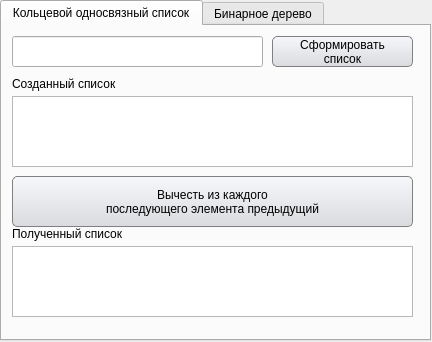
<?xml version="1.0" encoding="UTF-8"?>
<ui version="4.0">
 <class>MainWindow</class>
 <widget class="QMainWindow" name="MainWindow">
  <property name="geometry">
   <rect>
    <x>0</x>
    <y>0</y>
    <width>432</width>
    <height>342</height>
   </rect>
  </property>
  <property name="cursor">
   <cursorShape>ArrowCursor</cursorShape>
  </property>
  <property name="windowTitle">
   <string>Лабораторная работа номер два))))))))))))))))))))))))00</string>
  </property>
  <property name="styleSheet">
   <string notr="true">QPushButton {border: 1px solid grey; border-radius: 5px; background-color: qlineargradient(x1: 0, y1: 0, x2: 0, y2: 1, stop: 0 #f6f7fa, stop: 1 #dadbde)}
QPushButton:pressed { background-color: qlineargradient(x1: 0, y1: 0, x2: 0, y2: 1, stop: 0 #dadbde, stop: 1 #E5CCFF) }</string>
  </property>
  <widget class="QWidget" name="centralwidget">
   <widget class="QTabWidget" name="tabWidget">
    <property name="geometry">
     <rect>
      <x>0</x>
      <y>0</y>
      <width>431</width>
      <height>341</height>
     </rect>
    </property>
    <property name="currentIndex">
     <number>0</number>
    </property>
    <widget class="QWidget" name="tab">
     <attribute name="title">
      <string>Кольцевой односвязный список</string>
     </attribute>
     <widget class="QLineEdit" name="lineEdit">
      <property name="geometry">
       <rect>
        <x>10</x>
        <y>10</y>
        <width>251</width>
        <height>31</height>
       </rect>
      </property>
     </widget>
     <widget class="QPushButton" name="pushButton">
      <property name="geometry">
       <rect>
        <x>270</x>
        <y>10</y>
        <width>141</width>
        <height>31</height>
       </rect>
      </property>
      <property name="text">
       <string>Сформировать
список</string>
      </property>
     </widget>
     <widget class="QLabel" name="label">
      <property name="geometry">
       <rect>
        <x>10</x>
        <y>50</y>
        <width>121</width>
        <height>16</height>
       </rect>
      </property>
      <property name="text">
       <string>Созданный список</string>
      </property>
     </widget>
     <widget class="QLabel" name="label_2">
      <property name="geometry">
       <rect>
        <x>10</x>
        <y>200</y>
        <width>131</width>
        <height>16</height>
       </rect>
      </property>
      <property name="text">
       <string>Полученный список</string>
      </property>
     </widget>
     <widget class="QPushButton" name="pushButton_2">
      <property name="geometry">
       <rect>
        <x>10</x>
        <y>150</y>
        <width>401</width>
        <height>51</height>
       </rect>
      </property>
      <property name="text">
       <string>Вычесть из каждого
последующего элемента предыдущий</string>
      </property>
     </widget>
     <widget class="QPlainTextEdit" name="plainTextEdit">
      <property name="geometry">
       <rect>
        <x>10</x>
        <y>70</y>
        <width>401</width>
        <height>71</height>
       </rect>
      </property>
      <property name="readOnly">
       <bool>false</bool>
      </property>
     </widget>
     <widget class="QPlainTextEdit" name="plainTextEdit_2">
      <property name="geometry">
       <rect>
        <x>10</x>
        <y>220</y>
        <width>401</width>
        <height>71</height>
       </rect>
      </property>
      <property name="readOnly">
       <bool>true</bool>
      </property>
     </widget>
    </widget>
    <widget class="QWidget" name="tab_2">
     <attribute name="title">
      <string>Бинарное дерево</string>
     </attribute>
     <widget class="QLineEdit" name="lineEdit_2">
      <property name="geometry">
       <rect>
        <x>10</x>
        <y>30</y>
        <width>91</width>
        <height>31</height>
       </rect>
      </property>
     </widget>
     <widget class="QPushButton" name="pushButton_3">
      <property name="geometry">
       <rect>
        <x>170</x>
        <y>30</y>
        <width>101</width>
        <height>31</height>
       </rect>
      </property>
      <property name="text">
       <string>Добавить лист</string>
      </property>
     </widget>
     <widget class="QPushButton" name="pushButton_4">
      <property name="geometry">
       <rect>
        <x>110</x>
        <y>100</y>
        <width>221</width>
        <height>51</height>
       </rect>
      </property>
      <property name="text">
       <string>Удалить вершины, содержащие
максимальный
и минимальный элемент</string>
      </property>
     </widget>
     <widget class="QListWidget" name="listWidget">
      <property name="geometry">
       <rect>
        <x>10</x>
        <y>100</y>
        <width>91</width>
        <height>201</height>
       </rect>
      </property>
     </widget>
     <widget class="QLabel" name="label_3">
      <property name="geometry">
       <rect>
        <x>10</x>
        <y>80</y>
        <width>91</width>
        <height>16</height>
       </rect>
      </property>
      <property name="text">
       <string>Вывод дерева</string>
      </property>
     </widget>
     <widget class="QLabel" name="label_4">
      <property name="geometry">
       <rect>
        <x>110</x>
        <y>160</y>
        <width>221</width>
        <height>141</height>
       </rect>
      </property>
      <property name="text">
       <string/>
      </property>
      <property name="alignment">
       <set>Qt::AlignHCenter|Qt::AlignTop</set>
      </property>
      <property name="wordWrap">
       <bool>true</bool>
      </property>
     </widget>
    </widget>
   </widget>
  </widget>
 </widget>
 <resources/>
 <connections/>
</ui>
